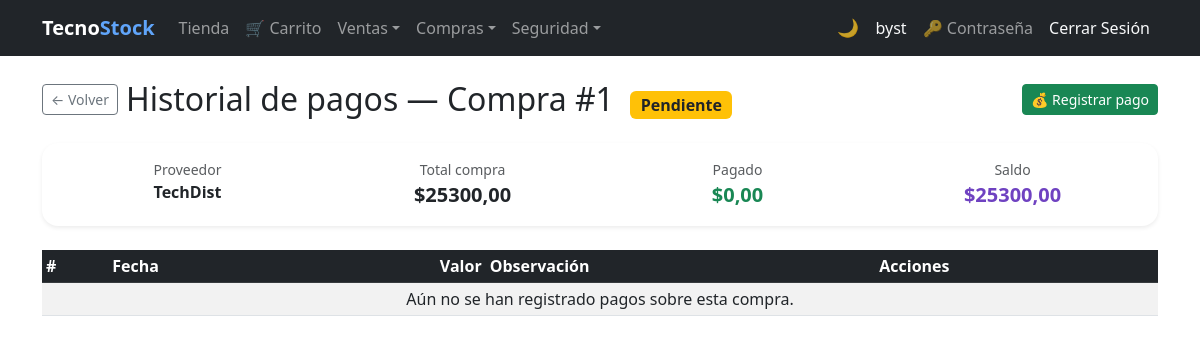
The page /pagos/compras/1/historial/ (signed in) on the database its author committed.
### purchasing/models.py (models this page shows, shortened)
class Purchase(models.Model):
    BORRADOR   = 0
    CONFIRMADA = 1
    ANULADA    = 2
    ESTADO_CHOICES = [
        (BORRADOR,   'Borrador'),
        (CONFIRMADA, 'Confirmada'),
        (ANULADA,    'Anulada'),
    ]
    PENDIENTE = 'PENDIENTE'
    PAGADA    = 'PAGADA'
    ESTADO_PAGO_CHOICES = [
        (PENDIENTE, 'Pendiente'),
        (PAGADA,    'Pagada'),
    ]
    CONTADO = 'contado'
    CREDITO = 'credito'
    TIPO_PAGO_CHOICES = [
        (CONTADO, 'Contado'),
        (CREDITO, 'Crédito'),
    ]
    supplier        = models.ForeignKey(
                          Supplier, on_delete=models.PROTECT,
                          related_name='purchases', verbose_name='Proveedor')
    document_number = models.CharField(max_length=20, verbose_name='N° Documento')
    purchase_date   = models.DateField(auto_now_add=True, verbose_name='Fecha')
    subtotal        = models.DecimalField(max_digits=12, decimal_places=2, default=0, verbose_name='Subtotal')
    tax             = models.DecimalField(max_digits=12, decimal_places=2, default=0, verbose_name='IVA')
    total           = models.DecimalField(max_digits=12, decimal_places=2, default=0, verbose_name='Total')
    estado          = models.PositiveSmallIntegerField(
                          choices=ESTADO_CHOICES, default=BORRADOR, verbose_name='Estado')
    is_active       = models.BooleanField(default=True, verbose_name='Activo')
    saldo           = models.DecimalField(
                          max_digits=12, decimal_places=2, default=0,
                          verbose_name='Saldo pendiente de pago')
    estado_pago     = models.CharField(
                          max_length=10, choices=ESTADO_PAGO_CHOICES,
                          default=PENDIENTE, verbose_name='Estado de pago')
    tipo_pago       = models.CharField(
                          max_length=10, choices=TIPO_PAGO_CHOICES,
                          default=CREDITO, verbose_name='Tipo de pago')
    class Meta:
        verbose_name        = 'Compra'
        verbose_name_plural = 'Compras'
        ordering = ['-purchase_date', '-id']
        constraints = [
            models.UniqueConstraint(
                fields=['document_number', 'supplier'],
                name='unique_purchase_per_supplier'
            )
        ]
        permissions = [
            ('export_purchase_pdf', 'Can export Purchase PDF'),
            ('export_purchase_excel', 'Can export Purchase Excel'),
        ]
    @property
    def estado_pago_badge_class(self):
        return 'bg-success' if self.estado_pago == self.PAGADA else 'bg-warning text-dark'
    @property
    def pendiente_de_pago(self):
        return self.estado == self.CONFIRMADA and self.saldo > 0
    @property
    def pagado(self):
        return self.total - self.saldo

### billing/models.py (models this page shows, shortened)
class Supplier(models.Model):
    name = models.CharField(max_length=200, verbose_name='Company Name')
    contact_name = models.CharField(max_length=200, blank=True, null=True, validators=[validate_only_letters])
    email = models.EmailField(blank=True, null=True)
    phone = models.CharField(max_length=20, blank=True, null=True, validators=[validate_phone_ec])
    address = models.TextField(blank=True, null=True)
    photo = models.ImageField(upload_to='suppliers/', blank=True, null=True, verbose_name='Logo')
    is_active = models.BooleanField(default=True)
    created_at = models.DateTimeField(auto_now_add=True)
    updated_at = models.DateTimeField(auto_now=True)
    class Meta:
        verbose_name = 'Supplier'
        verbose_name_plural = 'Suppliers'
        ordering = ['name']
        permissions = [
            ('export_supplier_pdf', 'Can export Supplier PDF'),
            ('export_supplier_excel', 'Can export Supplier Excel'),
        ]

### pagos/views.py (the view)
# urls.py: path('compras/<int:compra_pk>/historial/', views.historial_pagos, name='historial_pagos'),
@roles_required(*ROLES_PAGOS)
def historial_pagos(request, compra_pk):
    compra = get_object_or_404(Purchase.objects.select_related('supplier'), pk=compra_pk)
    pagos = compra.pagos.all()
    return render(request, 'pagos/historial_pagos.html', {
        'compra': compra, 'pagos': pagos,
    })

### security/templatetags/security_tags.py (called while the page is built)
@register.filter(name='has_group')
def has_group(user, group_name):
    if not user.is_authenticated:
        return False
    if user.is_superuser:  # el superusuario ve todo
        return True
    return user.groups.filter(name=group_name).exists()

### pagos/templates/pagos/historial_pagos.html (shortened to what this page needs)
{% extends 'billing/base.html' %}
{% block content %}
<div class="d-flex flex-wrap align-items-center gap-2 mb-4">
  <a href="{% url 'pagos:compra_list' %}" class="btn btn-outline-secondary btn-sm">&#8592; Volver</a>
  <h2 class="mb-0 me-auto">
    Historial de pagos — Compra #{{ compra.id }}
    <span class="badge {{ compra.estado_pago_badge_class }} fs-6 ms-2">{{ compra.get_estado_pago_display }}</span>
  </h2>
  {% if compra.pendiente_de_pago and perms.pagos.add_pagocompra %}
    <a href="{% url 'pagos:pago_create' compra.id %}" class="btn btn-success btn-sm">&#128176; Registrar pago</a>
  {% endif %}
</div>
<div class="card border-0 shadow-sm rounded-4 mb-4">
  <div class="card-body">
    <div class="row g-3 text-center">
      <div class="col-3">
        <small class="text-muted d-block">Proveedor</small>
        <span class="fw-bold">{{ compra.supplier.name }}</span>
      </div>
      <div class="col-3">
        <small class="text-muted d-block">Total compra</small>
        <span class="fw-bold fs-5">${{ compra.total }}</span>
      </div>
      <div class="col-3">
        <small class="text-muted d-block">Pagado</small>
        <span class="fw-bold fs-5 text-success">${{ compra.pagado }}</span>
      </div>
      <div class="col-3">
        <small class="text-muted d-block">Saldo</small>
        <span class="fw-bold fs-5" style="color:#6f42c1;">${{ compra.saldo }}</span>
      </div>
    </div>
  </div>
</div>
<table class="table table-striped table-hover table-sm">
  <thead class="table-dark">
    <tr>
      <th>#</th><th>Fecha</th><th class="text-end">Valor</th><th>Observación</th><th>Acciones</th>
    </tr>
  </thead>
  <tbody>
    {% for pago in pagos %}
    <tr>
      <td>{{ pago.id }}</td>
      <td>{{ pago.fecha|date:"d/m/Y" }}</td>
      <td class="text-end fw-semibold">${{ pago.valor }}</td>
      <td>{{ pago.observacion|default:"—" }}</td>
      <td class="d-flex gap-2">
        {% if perms.pagos.change_pagocompra %}
        <a href="{% url 'pagos:pago_update' pago.id %}" class="btn btn-sm btn-warning">&#9998; Editar</a>
        {% endif %}
        {% if compra.estado_pago != 'PAGADA' and perms.pagos.delete_pagocompra %}
        <a href="{% url 'pagos:pago_delete' pago.id %}" class="btn btn-sm btn-outline-danger">Eliminar</a>
        {% endif %}
      </td>
    </tr>
    {% empty %}
    <tr><td colspan="5" class="text-center">Aún no se han registrado pagos sobre esta compra.</td></tr>
    {% endfor %}
  </tbody>
</table>
{% endblock %}

### billing/templates/billing/base.html (shortened to what this page needs)
{% load security_tags %}
<!DOCTYPE html>
<html lang="es">
<head>
  <link href="https://cdn.jsdelivr.net/npm/bootstrap@5.3.0/dist/css/bootstrap.min.css" rel="stylesheet">
</head>
<body>
<nav class="navbar navbar-expand-lg navbar-dark bg-dark">
  <div class="container">
    <a class="navbar-brand fw-bold" href="{% url 'billing:home' %}">Tecno<span class="nav-brand-accent">Stock</span></a>
    <div class="collapse navbar-collapse" id="nav">
      <ul class="navbar-nav me-auto">
        {% if user.is_authenticated %}
        {% if user|has_group:'Cliente' %}
        <li class="nav-item"><a class="nav-link" href="{% url 'store:catalog' %}">Tienda</a></li>
        <li class="nav-item"><a class="nav-link" href="{% url 'store:cart' %}">&#128722; Carrito</a></li>
        {% endif %}
        <li class="nav-item dropdown">
          <a class="nav-link dropdown-toggle" href="#" role="button" data-bs-toggle="dropdown" aria-expanded="false">Ventas</a>
        </li>
        {% if user|has_group:'Analista de Compras' or user|has_group:'Administrador' or not user|has_any_group %}
        <li class="nav-item dropdown">
          <a class="nav-link dropdown-toggle" href="#" role="button" data-bs-toggle="dropdown" aria-expanded="false">Compras</a>
        </li>
        {% endif %}
        {% if user|has_group:'Administrador' %}
        <li class="nav-item dropdown">
          <a class="nav-link dropdown-toggle" href="#" role="button" data-bs-toggle="dropdown" aria-expanded="false">Seguridad</a>
        </li>
        {% endif %}
        {% endif %}
      </ul>
      <ul class="navbar-nav align-items-center">
        <li class="nav-item"><button type="button" class="theme-toggle-btn" id="theme-toggle" onclick="toggleTheme()" title="Cambiar tema claro / oscuro"><span id="theme-icon">&#127769;</span></button></li>
        <li class="nav-item">{% if user.is_authenticated %}<a class="nav-link text-light" href="{% url 'billing:dashboard' %}">{{ user.username }}</a>{% endif %}</li>
        <li class="nav-item">{% if user.is_authenticated %}<a class="nav-link" href="{% url 'password_change' %}" title="Cambiar contraseña">&#128273; Contraseña</a>{% endif %}</li>
        <li class="nav-item">{% if user.is_authenticated %}<form method="post" action="{% url 'logout' %}" class="d-inline">{% csrf_token %}<button type="submit" class="nav-link btn btn-link text-light btn-nav-link">Cerrar Sesión</button></form>{% else %}<a class="nav-link" href="{% url 'login' %}">Iniciar Sesión</a>{% endif %}</li>
      </ul>
    </div>
  </div>
</nav>
<div class="container mt-4">
  {% block content %}{% endblock %}
</div>
</body>
</html>

### billing/templates/billing/base.html (style rules this page uses)
.btn-nav-link { text-decoration: none; }
.nav-brand-accent { color: #60a5fa; }
.theme-toggle-btn { background: none; border: none; cursor: pointer; font-size: 1.1rem; line-height: 1; padding: .375rem .5rem; border-radius: .375rem; transition: background .2s; color: rgba(255,255,255,.75); }

### rows shown on the page
Purchase: id "1", estado_pago "Pendiente", supplier.name "TechDist", total "25300,00", pagado "0,00", saldo "25300,00"

### other values the page prints
{{ user.username }} "byst"
